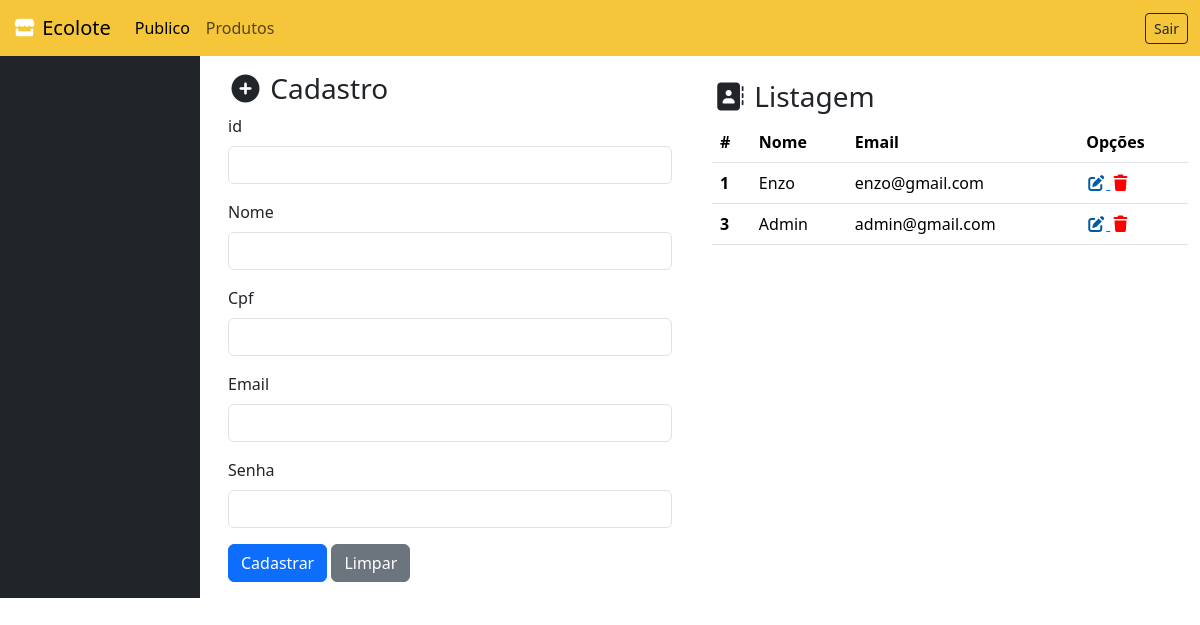
The app's page /principal.php (signed in), older data.
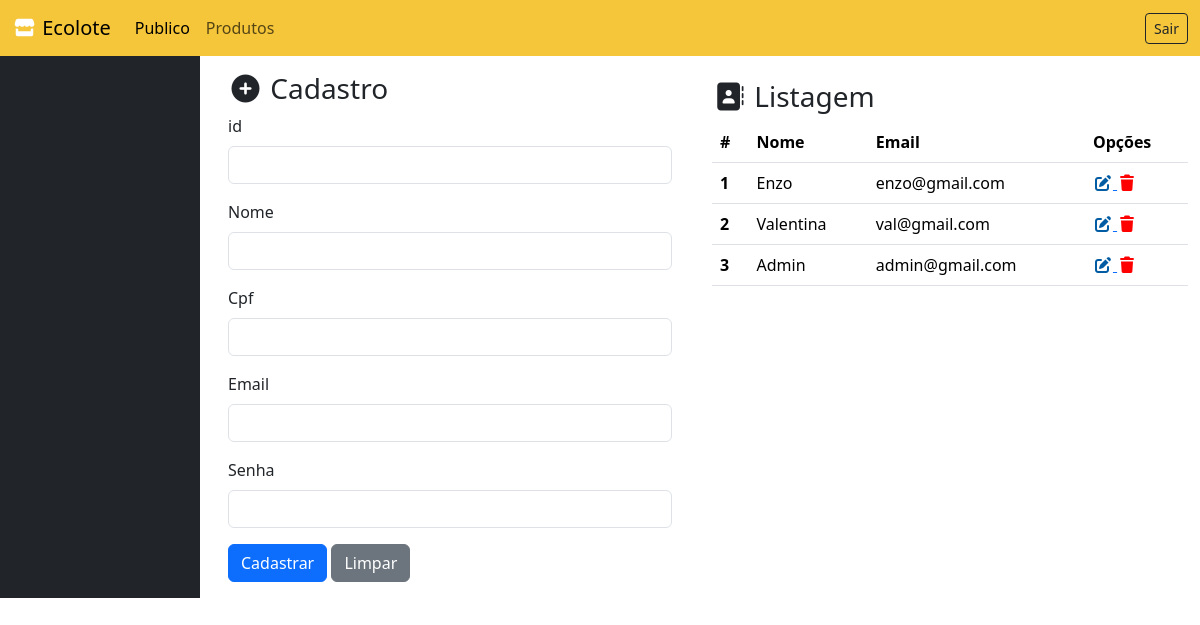
The same page, newer data.
### tables this page shows
CREATE TABLE usuario(
    id INT PRIMARY KEY AUTO_INCREMENT NOT NULL,
    nome VARCHAR(45),
    cpf VARCHAR(15),
    email VARCHAR(45),
    senha VARCHAR(45)
);

### principal.php (the view, shortened to what this page needs)
<?php
  include './backend/conexao.php';
  $destino = "./backend/usuario/inserir.php";
?>
<!doctype html>
<html lang="pt-br">
  <head>
    <link href="https://cdn.jsdelivr.net/npm/bootstrap@5.3.8/dist/css/bootstrap.min.css" rel="stylesheet">
    <link rel="stylesheet" href="./assets/estilo.css">
    <link rel="stylesheet" href="https://cdnjs.cloudflare.com/ajax/libs/font-awesome/7.0.1/css/all.min.css" />
    <link rel="stylesheet" href="https://cdn.datatables.net/2.3.7/css/dataTables.dataTables.css" />
</head>
<body>
  <?php include './modulos/menu_superior.php' ?>
   <div class="container-fluid">
        <div class="row">
            <div class="col-md-2 bg-dark">
            </div>
            <div class="col-md-5">
              <form action="<?=$destino?>" method="post" class="p-3">
                <h3> <i class="fa-solid fa-circle-plus"></i> Cadastro </h3>
                 <div class="mb-3">
                    <label class="form-label"> id </label>
                    <input value="<?php echo isset($usuarios) ? $usuarios['id'] : "" ?>" type="text" name="id" class="form-control" readonly>
                </div>
                <div class="mb-3">
                    <label class="form-label"> Nome </label>
                    <input value="<?php echo isset($usuarios) ? $usuarios['nome'] : "" ?>" type="text" name="nome" class="form-control">
                </div>
                 <div class="mb-3">
                    <label class="form-label"> Cpf </label>
                    <input value="<?php echo isset($usuarios) ? $usuarios['cpf'] : "" ?>" type="text" name="cpf" class="form-control mascara-cpf">
                </div>
                <div class="mb-3">
                    <label class="form-label"> Email </label>
                    <input value="<?php echo isset($usuarios) ? $usuarios['email'] : "" ?>" type="email" name="email" class="form-control">
                </div>
                <div class="mb-3">
                    <label class="form-label"> Senha </label>
                    <input value="<?php echo isset($usuarios) ? $usuarios['senha'] : "" ?>" type="password" name="senha" class="form-control">
                </div>
                <button type="submit" class="btn btn-primary"> Cadastrar </button>
                <button type="reset" class="btn btn-secondary"> Limpar </button>
            </form>
            </div>
            <div class="col-md-5">
              <br>
              <h3> <i class="fa-solid fa-address-book"></i> Listagem </h3>
              <table class="table" id="tabela">
              <thead>
                <tr>
                  <th scope="col">#</th>
                  <th scope="col">Nome</th>
                  <th scope="col">Email</th>
                  <th scope="col">Opções</th>
                </tr>
              </thead>
              <tbody>
                <?php
                  $sql = 'SELECT * FROM usuario';
                  $dados = mysqli_query($conexao, $sql);
                  while($coluna = mysqli_fetch_assoc($dados)){
                ?>
                <tr>
                  <th scope="row"> <?php echo $coluna['id'] ?> </th>
                  <td> <?php echo $coluna['nome'] ?></td>
                  <td> <?php echo $coluna['email'] ?></td>
                  <td>
                    <a href="./principal.php?id=<?=$coluna['id']?>"> <i class="fa-solid fa-pen-to-square" style="color: rgb(1, 92, 164);"></i> </a>
                    <a href="<?php echo './backend/usuario/excluir.php?id='.$coluna['id'] ?>" onclick="return confirm('Deseja realmente excluir?')"> <i class="fa-solid fa-trash" style="color: rgb(255, 0, 0);"></i> </a>
                  </td>
                </tr>
              <?php } ?>
              </tbody>
            </table>
            </div>
        </div>
   </div>
</body>
</html>

### modulos/menu_superior.php (shortened to what this page needs)
<nav class="navbar navbar-expand-lg corbarra">
  <div class="container-fluid">
    <a class="navbar-brand" href="./index.php">
      <i class="fa-solid fa-store" style="color: rgb(255, 255, 255);"></i> Ecolote
    </a>
    <div class="collapse navbar-collapse show" id="navbarSupportedContent">
      <ul class="navbar-nav me-auto mb-2 mb-lg-0">
        <li class="nav-item">
          <a class="nav-link active" aria-current="page" href="./index.php">Publico</a>
        </li>
        <li class="nav-item">
          <a class="nav-link" href="./produto.php">Produtos</a>
        </li>
      </ul>
      <a href="./backend/sair.php" class="btn btn-outline-dark btn-sm">Sair</a>
    </div>
  </div>
</nav>

### assets/estilo.css (style rules this page uses)
.corbarra { background: #f5c63a; }
body { margin: 0; padding: 0; }

Row changes from the older to the newer data that the page shows:
added usuario: id "2", nome "Valentina", email "val@gmail.com"
